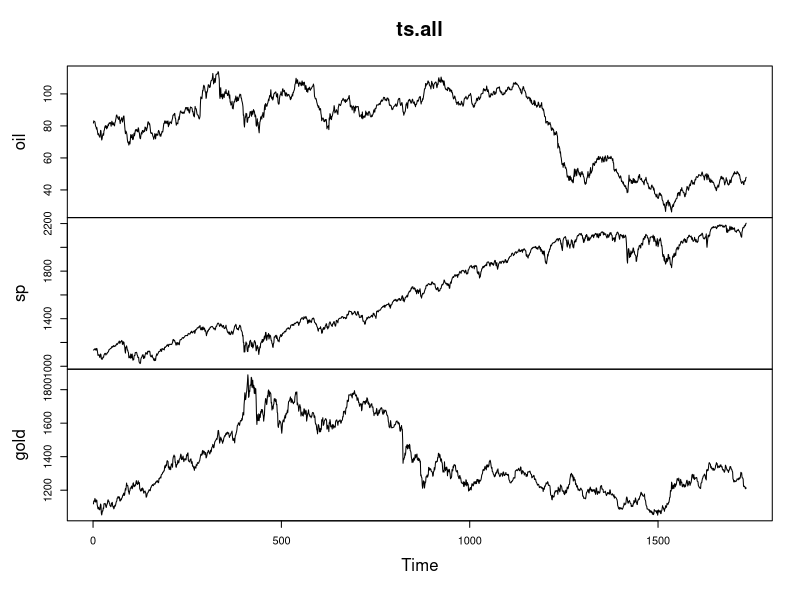
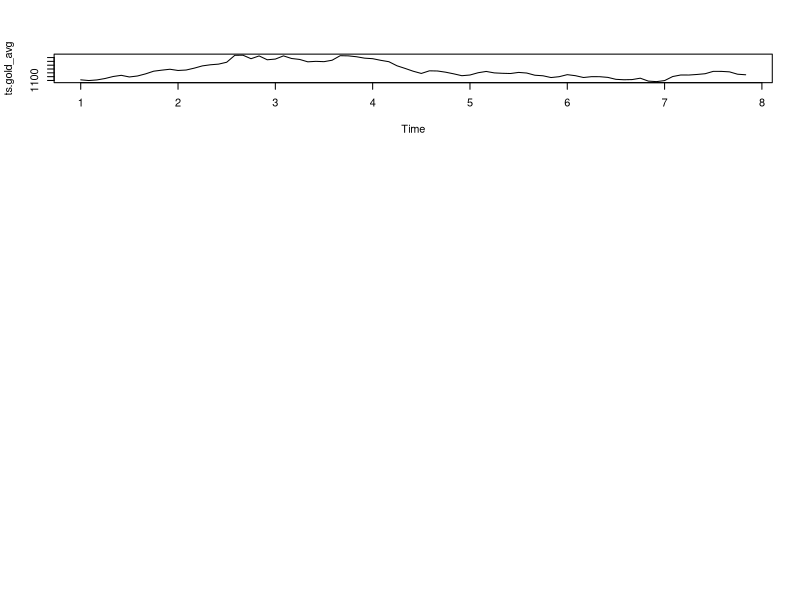
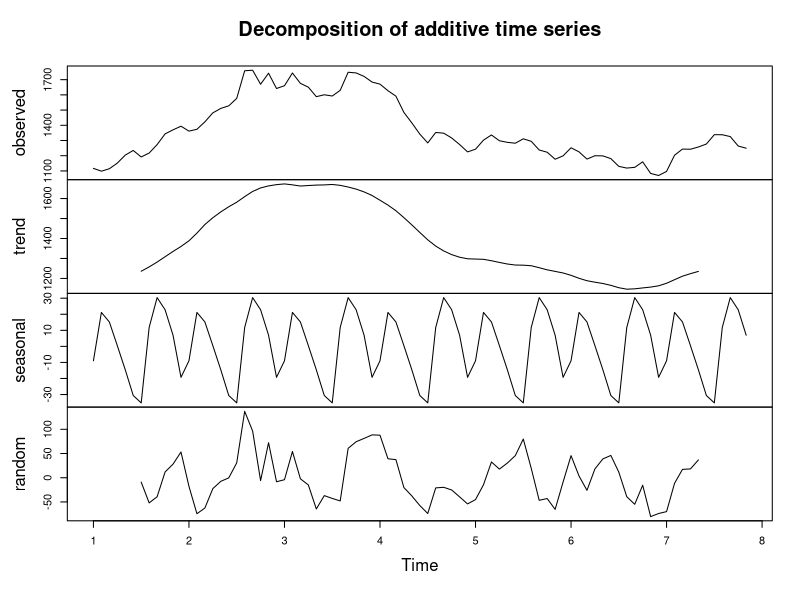

These charts were generated, in order, by the following R code: (Note: this script raises an error after producing the figures.)
#Homework 6 - working with timeseries data 
library("lubridate")

setwd("C:\\Users\\Steven\\Google Drive\\1. MOT\\1) Fall 2016\\1. BA\\Assignments\\Homework 6")
#read in S&P 500 data 
sp <- read.csv("sp.csv", stringsAsFactors=FALSE, header=TRUE)

sp$Date <- as.Date(sp$Date, "%d-%B-%y")
#sort by date, starting with the oldest dates
sp <- sp[order(as.Date(sp$Date, format="%Y/%m/%d", decreasing=FALSE)),]

#sort in decreasing fashion using reverse function (decreasing=TRUE does not work for dates)


sp_descending <- sp[rev(order(as.Date(sp$Date))),]

#read in gold 
gold <- read.csv("gold2016.csv", stringsAsFactors=FALSE, header=TRUE)
gold$Date <- as.Date(gold$Date, "%d-%B-%y")
gold <- gold[order(as.Date(gold$Date, format="%y/%m/%d")),]
gold

#create monthly intervals by just third day 
gold['day']<- strftime(gold$Date, "%d")

#create snapshot monthly price of Gold on third of month 
gold_month <- subset(gold, gold$day == "03")
gold_month['gold_month_price'] <- gold_month$Price
gold_month <- subset(gold_month, select=c("gold_month_price"))

#calculate average monthly price of Gold 
gold['day_year'] <- strftime(gold$Date, "%m/%y")
gold['avg_price'] <- 0
for (i in 1:nrow(gold)) {
  submonth <- subset(gold, day_year == day_year[i])
    gold$avg_price[i] <- (sum(submonth$Price))/length(submonth$Price)
  }
  
 
head(gold)
  
#read in oil 
oil <- read.csv("oil2016.csv", stringsAsFactors=FALSE, header=TRUE)
oil$Date <- as.Date(oil$Date, "%d-%B-%y")
oil <- oil[order(as.Date(oil$Date, format="%y/%m/%d")),]

#merge

oil['oil'] <- oil$Price 
sp['sp'] <- sp$Price
gold['gold'] <- gold$Price
gold['gold_avg'] <-gold$avg_price

timeseries <- merge(oil, sp, by="Date")
timeseries <- merge(timeseries, gold, by="Date")
timeseries <- subset(timeseries, select=c("Date", "oil", "sp", "gold", "gold_avg"))

#unique TS for monthly gold 
timeseries_month <- unique(timeseries$gold_avg, incomparables=FALSE)

#create time series
timeseries_all <- subset(timeseries, select=c("oil", "sp", "gold"))
ts.all <- ts(data=timeseries_all)
ts.oil<-ts(timeseries_all$oil) 
ts.gold <- ts(timeseries_all$gold)
ts.gold_avg <- ts(timeseries_month)
ts.sp <- ts(timeseries_all$sp)



#set frequency 
ts.gold_avg<-ts(timeseries_month, frequency= 12) 
ts.gold_avg

#check out in plots 
par(mfrow=c(4, 1))
plot(ts.all)
plot(ts.gold_avg)


#decompose 
ts.gold_avg.d <- decompose(ts.gold_avg)
plot(ts.gold_avg.d)

ts.gold.1.d <- decompose(ts.gold.1)
plot(ts.gold.1.d)
